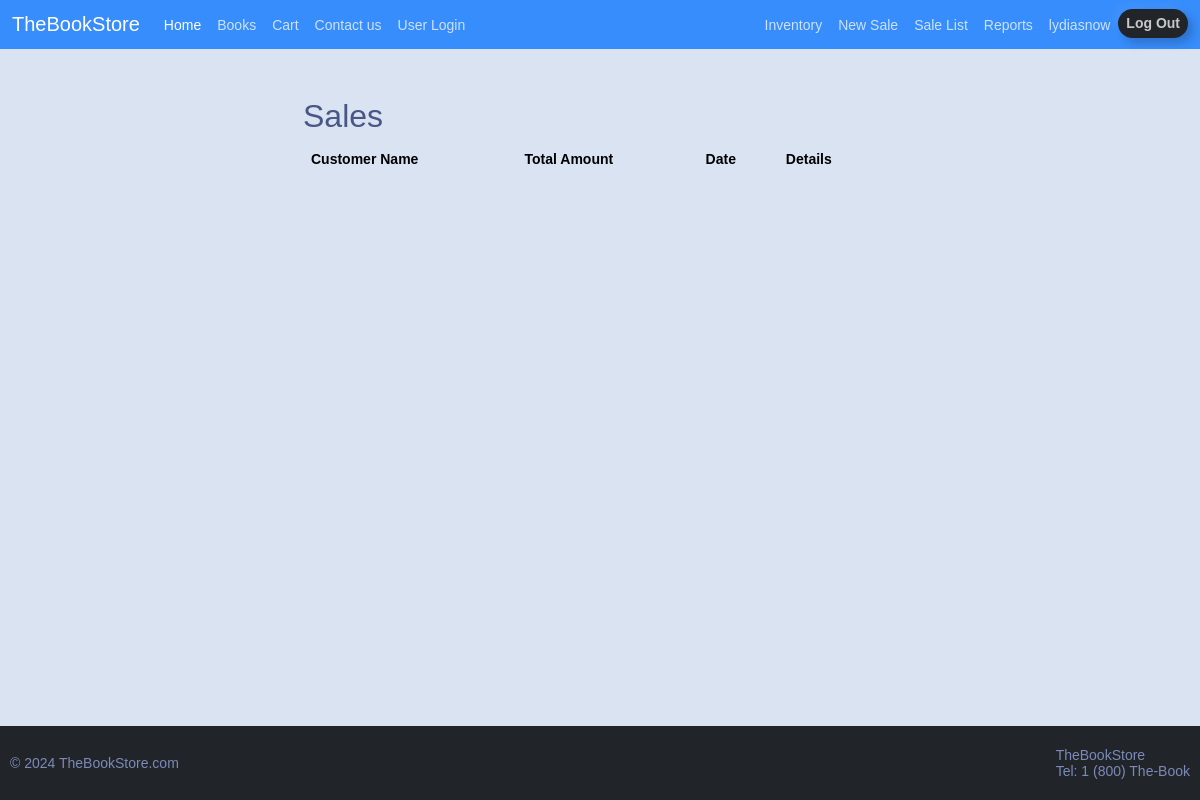
The app's page /sales/ (signed in), older data.
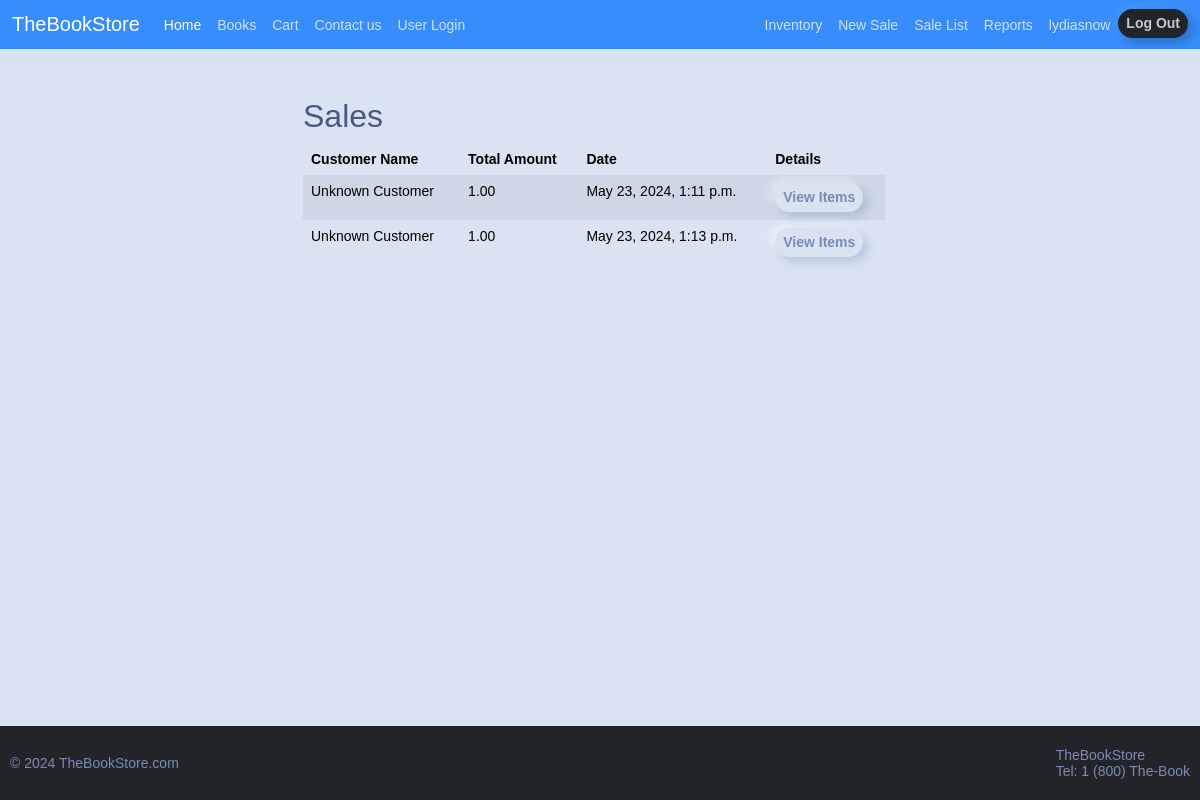
The same page, newer data.
### inventory/models.py (models this page shows, shortened)
class Sale(models.Model):
	user = models.ForeignKey(User, on_delete=models.CASCADE)
	customer_name = models.CharField(max_length=100, default='Unknown Customer')
	total_amount = models.DecimalField(max_digits=10, decimal_places=2)
	date = models.DateTimeField(auto_now_add=True)

### inventory/views.py (the view)
# urls.py: path('sales/', SaleListView.as_view(), name = 'sale_list'),
class SaleListView(LoginRequiredMixin, ListView):
    model = Sale
    template_name = 'inventory/sale_list.html'
    context_object_name = 'sales'

### inventory/templates/inventory/sale_list.html
{% extends 'inventory/base.html' %}
{% block content %}
<div class="content-height">
    <div class="row">
        <div class="col-11 col-md-6 mx-auto mt-5">
        <h2>Sales</h2>
            <table class="table table-hover table-striped w-100">
                <thead>
                    <tr>
                        <th>Customer Name</th>
                        <th>Total Amount</th>
                        <th>Date</th>
                        <th>Details</th>
                    </tr>
                </thead>
                <tbody>
                    {% for sale in sales %}
                    <tr>
                        <td>{{ sale.customer_name }}</td>
                        <td>{{ sale.total_amount }}</td>
                        <td>{{ sale.date }}</td>
                        <td><a href="{% url 'sale_detail' sale.id %}" class="btn btn-info btn-sm">View Items</a></td>
                    </tr>
                    {% endfor %}
                </tbody>
            </table>
        </div>
    </div>
</div>
{% endblock %}

### inventory/templates/inventory/base.html (shortened to what this page needs)
{% load static %}
<!DOCTYPE html>
<html>
<head>
	<link href="https://bootswatch.com/5/morph/bootstrap.min.css" rel="stylesheet">
	<link href="{% static 'css/style.css' %}" rel="stylesheet" />
</head>
<body>
	{% include 'inventory/navigation.html' %}
	{% block content %}{% endblock content %}
	{% include 'inventory/footer.html' %}
</body>
</html>

### inventory/templates/inventory/navigation.html (shortened to what this page needs)
<nav class="navbar navbar-expand-lg bg-primary nav-bar" data-bs-theme="dark">
	<div class="container-fluid">
		<a class="navbar-brand" href="/">TheBookStore</a>
		<div class="collapse navbar-collapse" id="navbarColor01">
			<ul class="navbar-nav me-auto">
				<li class="nav-item">
					<a class="nav-link active" href="/">Home
					</a>
				</li>
				<li class="nav-item">
					<a class="nav-link" href="{% url 'book_list' %}">Books</a>
				</li>
				<li class="nav-item">
					<a class="nav-link" href="{% url 'cart' %}">Cart</a>
				</li>
				<li class="nav-item">
					<a class="nav-link" href="{% url 'Contact_us' %}">Contact us</a>
				</li>
				<li class="nav-item">
					<a class="nav-link" href="{% url 'user_login' %}">User Login</a>
				</li>
			</ul>
			<ul class="navbar-nav">
				{% if user.is_authenticated %}
					<li class="nav-item">
						<a class="nav-link" href="{% url 'dashboard' %}">Inventory</a>
					</li>
					<li class="nav-item">
						<a class="nav-link" href="{% url 'sale_add' %}">New Sale</a>
					</li>
					<li class="nav-item">
						<a class="nav-link" href="{% url 'sale_list' %}">Sale List</a>
					</li>
					<li class="nav-item">
    					<a class="nav-link" href="{% url 'report' %}">Reports</a>
    				</li>
    				<li class="nav-item">
						<a class="nav-link" href="{% url 'dashboard' %}">{{ user.username }}</a>
					</li>
					<form action="{% url 'logout' %}" method="post">
						<button class="btn btn-sm">Log Out</button>
					</form>
				{% else %}
				<li class="nav-item">
					<a class="nav-link me-2" href="{% url 'emp_login' %}">Employee Log In</a>
				</li>
				{% endif %}
			</ul>
		</div>
	</div>
</nav>

### inventory/templates/inventory/footer.html
<div class="fixed-bottom footer bg-dark">
    <div class="disclaimer">
        <span>&copy 2024 TheBookStore.com</span>
    </div>
    <div class="contact-info">
        <span>TheBookStore</span>
        <br>
        <span>Tel: 1 (800) The-Book</span>
    </div>
</div>

### inventory/static/css/style.css (style rules this page uses)
body { font: 14px "Lucida Grande", Helvetica, Arial, sans-serif; width: 100vw; height: 100vh; }
a { color: #00B7FF; }
.nav-bar { width: 100vw; }
.footer { margin-bottom: 0px; height: 74px; display:flex; flex-direction: row; align-items: center; justify-content:space-between; }
.disclaimer, .contact-info { margin: 10px; }
.content-height { height: 87vh; width: 99%; }

Row changes from the older to the newer data that the page shows:
added Sale: customer_name "Unknown Customer", total_amount "1.00", date "May 23, 2024, 1:11 p.m."
added Sale: customer_name "Unknown Customer", total_amount "1.00", date "May 23, 2024, 1:13 p.m."
